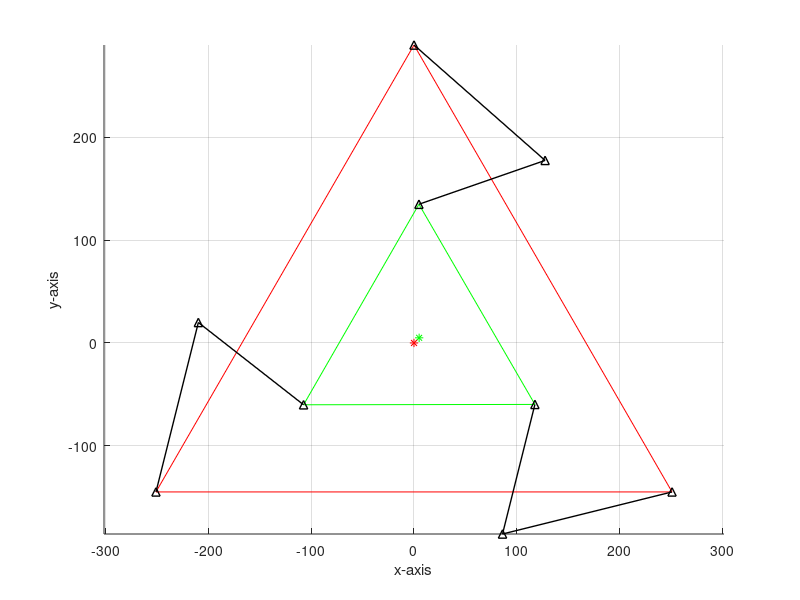

This chart was generated by the following MATLAB code:
%%%%%%%%%%%%%%%%%%%%%%%%%%%% 2022 Jan %%%%%%%%%%%%%%%%%%%%%%%%%%%%%%%%%%%%%
%%%%%%%%%%%%%%%%%%%%  WENTAO GAO &&& JINGZHI WU %%%%%%%%%%%%%%%%%%%%%%%%%%%


%%% initialization %%%
clear all;
clc;

%%%%%%%%%%%%%%%%%%%%%%%%%%%%%%%%%%%%%%%%%%%%%%%%%%%%%%%%%%%%%%%%%%%%%%%%%%%
%%% parameters %%%

for i=1:3 
ra(i) =170;  
end

L=130; 
Rplat=130; 
Rbase=290; 

PB1=pi/2;
PB2=pi+pi/6;
PB3=2*pi-pi/6;
PP1=pi/2;
PP2=pi+pi/6;
PP3=2*pi-pi/6;

%%%%%%%%%%%%%%%%%%%%%%%%%%%%%%%%%%%%%%%%%%%%%%%%%%%%%%%%%%%%%%%%%%%%%%%%%%
%%% input the known parameters Xc,Yc,alpha %%%
Xc = input('X(mm) : ');
Yc = input('Y(mm) :  ');
alpha = input('alpha(°) :  ');
a = alpha*pi/180;

P=[0,0,0;
   0,0,0];
B=[0,0,0;
   0,0,0];
PB2PP=[0,0,0;
       0,0,0];

%%%%%%%%%%%%%%%%%%%%%%%%%%%%%%%%%%%%%%%%%%%%%%%%%%%%%%%%%%%%%%%%%%%%%%%%%%
%%% calculate the PB2PP %%%
for i=1:3
    P(1,i)=-Rplat*cos((30+a+120*(i-1))*(pi()/180))+Xc;
    P(2,i)=-Rplat*sin((30+a+120*(i-1))*(pi()/180))+Yc;

    B(1,i)=-Rbase*cos((210+120*(i-1))*(pi()/180));
    B(2,i)=-Rbase*sin((210+120*(i-1))*(pi()/180));

    PB2PP(1,i)=B(1,i)+P(1,i);
    PB2PP(2,i)=B(2,i)+P(2,i);
end

%%%%%%%%%%%%%%%%%%%%%%%%%%%%%%%%%%%%%%%%%%%%%%%%%%%%%%%%%%%%%%%%%%%%%%%%%%
%%% set intermediate parameters %%%
Theta=[0,0,0];
t=[0,0,0];

e1=[0,0,0];
e2=[0,0,0];
e3=[0,0,0];

for i=1:3
    e1(i)=-2*PB2PP(2,i)*ra(i);
    e2(i)=-2*PB2PP(1,i)*ra(i);
    e3(i)=(PB2PP(1,i))^2+(PB2PP(2,i))^2+ra(i)^2-L^2;
    t(i)=(-e1(i)+sqrt((e1(i))^2+(e2(i))^2-(e3(i))^2))/(e3(i)-e2(i));
    Theta(i)=2*atan(t(i));
  if e1(i)^2+e2(i)^2-e3(i)^2 < 0 
    disp(' input error !')
  return
 end
end

%%%%%%%%%%%%%%%%%%%%%%%%%%%%%%%%%%%%%%%%%%%%%%%%%%%%%%%%%%%%%%%%%%%%%%%%%%
%%% calculate joint positions %%%
J=[0,0,0;
   0,0,0];
for i=1:3
    J(1,i)=-B(1,i)+ra(i)*cos(Theta(i));
    J(2,i)=-B(2,i)+ra(i)*sin(Theta(i));
end

%%%%%%%%%%%%%%%%%%%%%%%%%%%%%%%%%%%%%%%%%%%%%%%%%%%%%%%%%%%%%%%%%%%%%%%%%%
%%% plot the platform %%%
plat=[P(1,:) P(1,1);P(2,:) P(2,1)];
line(plat(1,:),plat(2,:), 'Color', 'g');
hold on

%%%%%%%%%%%%%%%%%%%%%%%%%%%%%%%%%%%%%%%%%%%%%%%%%%%%%%%%%%%%%%%%%%%%%%%%%%
%%% plot the base %%% 
base=[-B(1,:) -B(1,1);-B(2,:) -B(2,1)];
line(base(1,:),base(2,:), 'Color', 'r');

%%%%%%%%%%%%%%%%%%%%%%%%%%%%%%%%%%%%%%%%%%%%%%%%%%%%%%%%%%%%%%%%%%%%%%%%%%
%%% plot the three links %%%
links1=[-B(1,1) J(1,1) P(1,1);-B(2,1) J(2,1) P(2,1)];
links2=[-B(1,2) J(1,2) P(1,2);-B(2,2) J(2,2) P(2,2)];
links3=[-B(1,3) J(1,3) P(1,3);-B(2,3) J(2,3) P(2,3)];
plot(links1(1,:),links1(2,:),'k-^','linewidth',1);
plot(links2(1,:),links2(2,:),'k-^','linewidth',1);
plot(links3(1,:),links3(2,:),'k-^','linewidth',1);

%%%%%%%%%%%%%%%%%%%%%%%%%%%%%%%%%%%%%%%%%%%%%%%%%%%%%%%%%%%%%%%%%%%%%%%%%%
%%% plot the points %%%
plot(Xc,Yc,'g*');
plot(0,0,'r*');
xlabel('x-axis')
ylabel('y-axis')

axis equal
grid on
hold off

%%%%%%%%%%%%%%%%%%%%%%%%%%%%%%%%%%%%%%%%%%%%%%%%%%%%%%%%%%%%%%%%%%%%%%%%%%
